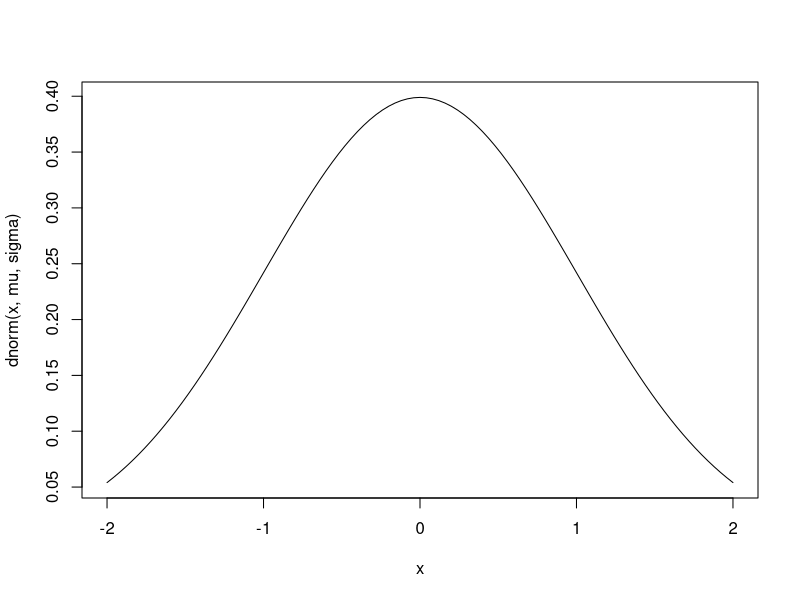
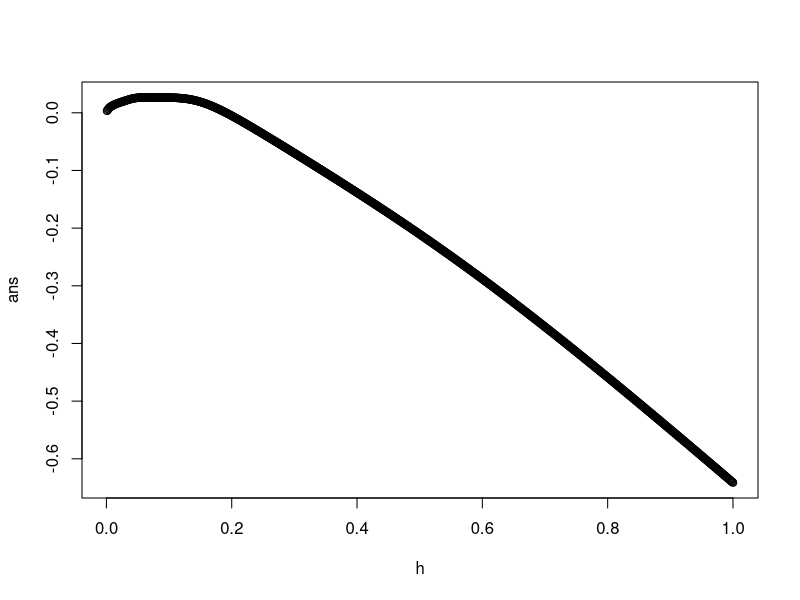

Source code (R) for these figures, in order:
n.s=c(1000,5000,10000)
B.s=c(10,50,100,250,500)

n=n.s[1]
B=B.s[1]


##Observation

mu=0
sigma=1
X=rnorm(n,mu,sigma)

curve(dnorm(x,mu,sigma),from=mu-2*sigma^2,to=mu+2*sigma^2)

##Noyau
K=function(x,X,h){return(dnorm((x-X)/h))}


##AMISE et Sheather Jones

## Theorical

##with normal mu and sigma and gaussian kernel

R_K=1
pi=3.14
R_f_2_prime=3/(8*sqrt(pi)*sigma^5)
sigma_K=1
n

h_star.s= (R_K/(n.s*R_f_2_prime*sigma_K^4))^1/5

#With bootstrap

X_10=sample(X,B.s[1])
X_50=sample(X,B.s[2])
X_100=sample(X,B.s[3])
X_250=sample(X,B.s[4])
X_500=sample(X,B.s[5])


## Sheather and Jones
L_4=function(x){
  
  value_1=exp(-x*x/2)/sqrt(2*pi)
  value_2=x^4-6*x*x+3
  value=value_1*value_2
  return(value)
  
}


L_6=function(x){
  
  value_1=exp(-x*x/2)/sqrt(2*pi)
  value_2=x^6-11*x^4-4*x^3+25*x*x+20*x-15
  value=value_1*value_2
  return(value)
  
}


X_val=X
n=length(X_val)
lambda.hat=IQR(X_val)
a=0.920*lambda.hat*n^(-1/7)
b=0.912*lambda.hat*n^(-1/9)


diff_table=t(outer(X_val,X_val, `-`)) 
T_b=-sum(L_6(diff_table/a))/(n*(n-1)*b^7)
S=function(a){return(sum(L_4(diff_table/a))/(n*(n-1)*a^5))}
S_a=S(a)
alpha_func=function(h){return(1.357*(S_a/T_b)^(1/7)*h^(5/7))}

equation=function(h){
  value=R_K/(sigma_K*S(alpha_func(h)))
  
  return((value/n)^(1/5)-h)
}

equation(0.9)
ans=rep(0,1000)
h=rep(0,1000)
for (i in 1:1000){
  if (i==1){
    h[i]=0.001
  }else{
    h[i]=0.001+h[i-1]
  }
  ans[i]=equation(h[i])
  
} 
plot(h,ans)
h_opti_hat <- uniroot(equation,c(0.001,1))$root


###
